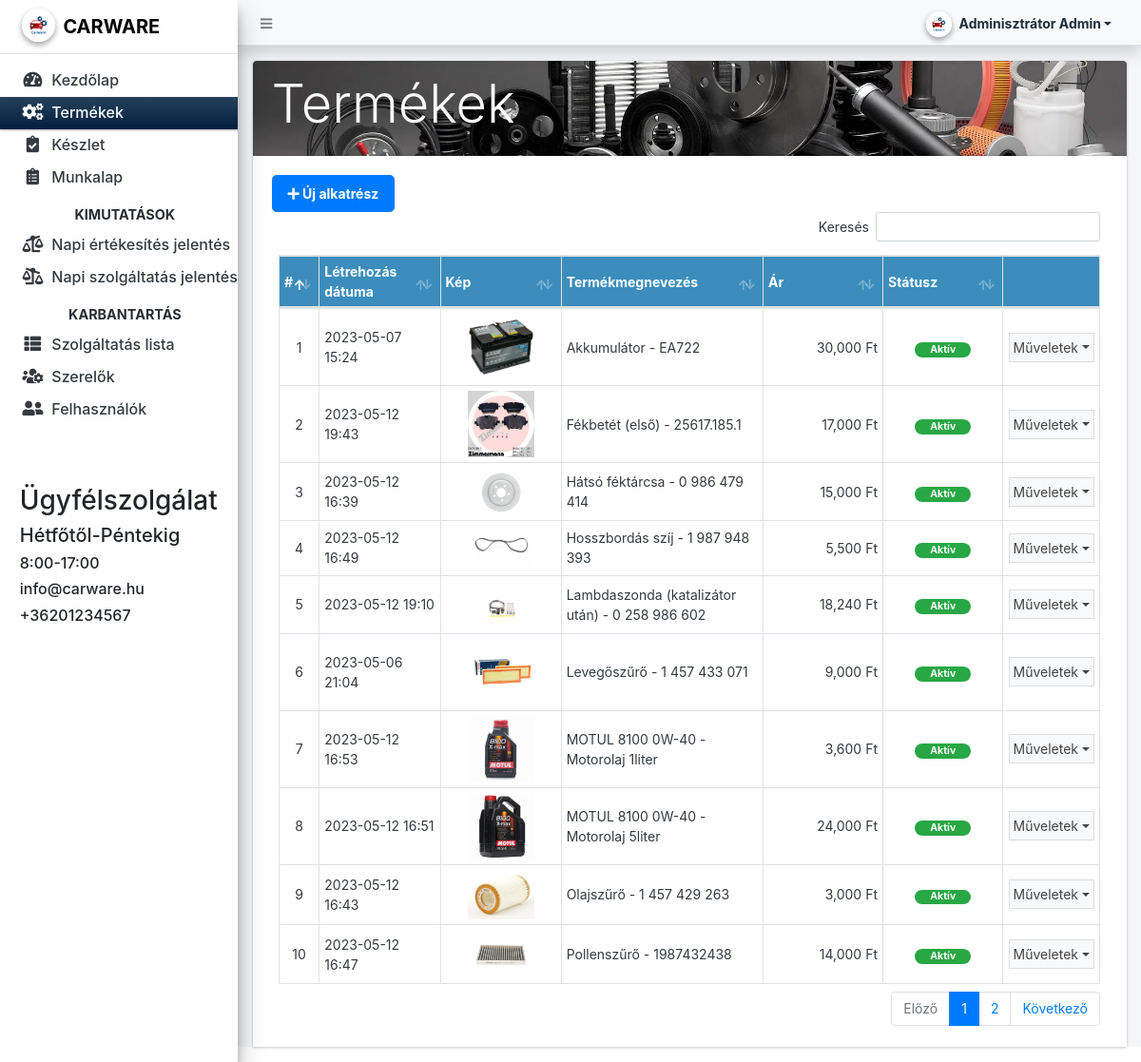
The page /admin/?page=products (signed in) on the database its author committed.
### tables this page shows
CREATE TABLE `product_list` (
  `id` int(30) NOT NULL,
  `name` text NOT NULL,
  `description` text NOT NULL,
  `price` int(30) DEFAULT NULL,
  `image_path` text NOT NULL,
  `status` tinyint(1) NOT NULL DEFAULT 1,
  `delete_flag` tinyint(1) NOT NULL DEFAULT 0,
  `date_created` datetime NOT NULL DEFAULT current_timestamp(),
  `date_updated` datetime NOT NULL DEFAULT current_timestamp() ON UPDATE current_timestamp()
);

### classes/DBConnection.php (called while the page is built, shortened)
<?php
class DBConnection{
    private $host = "localhost";
    private $username = "carware";
    private $password = "asd123";
    private $database = "carware";
    public $conn;
    public function __construct(){
        if (!isset($this->conn)) {
            $this->conn = new mysqli($this->host, $this->username, $this->password, $this->database);
        }
    }
}
?>

### classes/SystemSettings.php (called while the page is built, shortened)
<?php
class SystemSettings extends DBConnection{
	function userdata($field = ''){
		if(!empty($field)){
			if(isset($_SESSION['userdata'][$field]))
				return $_SESSION['userdata'][$field];
			else
				return null;
		}else{
			return false;
		}
	}
	function info($field=''){
		if(!empty($field)){
			if(isset($_SESSION['system_info'][$field]))
				return $_SESSION['system_info'][$field];
			else
				return false;
		}else{
			return false;
		}
	}
}
$_settings = new SystemSettings();
?>

### config.php (called while the page is built, shortened)
<?php
require_once('classes/DBConnection.php');
require_once('classes/SystemSettings.php');
function validate_image($file){
    global $_settings;
	if(!empty($file)){
        $ex = explode("?",$file);
        $file = $ex[0];
        $ts = isset($ex[1]) ? "?".$ex[1] : '';
		if(is_file(base_app.$file)){
			return base_url.$file.$ts;
		}else{
			return base_url.($_settings->info('logo'));
		}
	}else{
		return base_url.($_settings->info('logo'));
	}
}
function format_num($number = '' , $decimal = ''){
    if(is_numeric($number)){
        $ex = explode(".",$number);
        $decLen = isset($ex[1]) ? strlen($ex[1]) : 0;
        if(is_numeric($decimal)){
            return number_format($number,$decimal);
        }else{
            return number_format($number,$decLen);
        }
    }else{
        return "Invalid Input";
    }
}
?>

### admin/products/index.php (the view, shortened to what this page needs)
<div class="card rounded-0 card-navy">
	<div class="bg_image card-header">
		<h3 class="display-4 text-light">Termékek</h3>
	</div>
	<div class="card-body">
	<a href="javascript:void(0)" id="create_new" class="btn font-weight-bold btn-lg btn-primary"><span class="fas fa-plus"></span> Új alkatrész</a>
        <div class="container-fluid">
			<table class="table table-hover table-bordered" id="list">
				<colgroup>
					<col width="5%">
					<col width="15%">
					<col width="15%">
					<col width="25%">
					<col width="15%">
					<col width="15%">
					<col width="15%">
				</colgroup>
				<thead>
					<tr class="bg-lightblue">
						<th>#</th>
						<th>Létrehozás dátuma</th>
						<th>Kép</th>
						<th>Termékmegnevezés</th>
						<th>Ár</th>
						<th>Státusz</th>
						<th></th>
					</tr>
				</thead>
				<tbody>
					<?php
					$i = 1;
						$qry = $conn->query("SELECT * from `product_list` where delete_flag = 0 order by `name` asc ");
						while($row = $qry->fetch_assoc()):
					?>
						<tr>
							<td class="text-center"><?php echo $i++; ?></td>
							<td><?php echo date("Y-m-d H:i",strtotime($row['date_created'])) ?></td>
							<td class="text-center">
								<img class="img-thumbnai prod-img" src="<?= validate_image($row['image_path']) ?>" alt="">
							</td>
							<td><?php echo $row['name'] ?></td>
							<td class="text-right"><?php echo format_num($row['price']); echo " Ft"; ?></td>
							<td class="text-center">
                                <?php if($row['status'] == 1): ?>
                                    <span class="badge badge-success px-3 rounded-pill">Aktív</span>
                                <?php else: ?>
                                    <span class="badge badge-danger px-3 rounded-pill">Inaktív</span>
                                <?php endif; ?>
                            </td>
							<td align="center">
								 <button type="button" class="btn btn-flat p-1 btn-default btn-sm dropdown-toggle dropdown-icon" data-toggle="dropdown">
				                  		Műveletek
				                  </button>
							</td>
						</tr>
					<?php endwhile; ?>
				</tbody>
			</table>
		</div>
	</div>
</div>

### admin/index.php (shortened to what this page needs)
<?php require_once('../config.php'); ?>
 <!DOCTYPE html>
<html lang="en" class="" style="height: auto;">
<?php require_once('inc/header.php') ?>
  <body class="sidebar-mini layout-fixed control-sidebar-slide-open layout-navbar-fixed sidebar-mini-md sidebar-mini-xs text-sm" data-new-gr-c-s-check-loaded="14.991.0" data-gr-ext-installed="" style="height: auto;">
    <div class="wrapper">
     <?php require_once('inc/topBarNav.php') ?>
     <?php require_once('inc/navigation.php') ?>
     <?php $page = isset($_GET['page']) ? $_GET['page'] : 'home';  ?>
      <div class="content-wrapper  pt-3" style="min-height: 567.854px;">
        <section class="content  text-dark">
          <div class="container-fluid">
            <?php
              if(!file_exists($page.".php") && !is_dir($page)){
                  include '404.html';
              }else{
                if(is_dir($page))
                  include $page.'/index.php';
                else
                  include $page.'.php';
              }
            ?>
          </div>
        </section>
      </div>
  </body>
</html>

### admin/inc/header.php (shortened to what this page needs)
<head>
    <link rel="stylesheet" href="<?php echo base_url ?>plugins/fontawesome-free/css/all.min.css">
    <link rel="stylesheet" href="<?php echo base_url ?>plugins/tempusdominus-bootstrap-4/css/tempusdominus-bootstrap-4.min.css">
  <link rel="stylesheet" href="<?php echo base_url ?>plugins/datatables-bs4/css/dataTables.bootstrap4.min.css">
  <link rel="stylesheet" href="<?php echo base_url ?>plugins/datatables-responsive/css/responsive.bootstrap4.min.css">
  <link rel="stylesheet" href="<?php echo base_url ?>plugins/datatables-buttons/css/buttons.bootstrap4.min.css">
  <link rel="stylesheet" href="<?php echo base_url ?>plugins/select2/css/select2.min.css">
  <link rel="stylesheet" href="<?php echo base_url ?>plugins/select2-bootstrap4-theme/select2-bootstrap4.min.css">
    <link rel="stylesheet" href="<?php echo base_url ?>plugins/icheck-bootstrap/icheck-bootstrap.min.css">
    <link rel="stylesheet" href="<?php echo base_url ?>plugins/jqvmap/jqvmap.min.css">
    <link rel="stylesheet" href="<?php echo base_url ?>dist/css/adminlte.css">
    <link rel="stylesheet" href="<?php echo base_url ?>dist/css/custom.css">
    <link rel="stylesheet" href="<?php echo base_url ?>plugins/overlayScrollbars/css/OverlayScrollbars.min.css">
    <link rel="stylesheet" href="<?php echo base_url ?>plugins/daterangepicker/daterangepicker.css">
    <link rel="stylesheet" href="<?php echo base_url ?>plugins/summernote/summernote-bs4.min.css">
  <link rel="stylesheet" href="<?php echo base_url ?>plugins/sweetalert2-theme-bootstrap-4/bootstrap-4.min.css">
  </head>

### admin/inc/topBarNav.php (shortened to what this page needs)
<nav class="main-header navbar navbar-expand navbar-light shadow text-sm">
  <ul class="navbar-nav">
    <li class="nav-item">
    <a class="nav-link" data-widget="pushmenu" href="#" role="button"><i class="fas fa-bars"></i></a>
    </li>
  </ul>
  <ul class="navbar-nav ml-auto">
    <li class="nav-item">
      <div class="btn-group nav-link">
            <button type="button" class="btn btn-rounded badge badge-light dropdown-toggle dropdown-icon" data-toggle="dropdown">
              <span><img src="<?php echo validate_image($_settings->userdata('avatar')) ?>" class="img-circle elevation-2 user-img" alt="User Image"></span>
              <span class="ml-3"><?php echo ucwords($_settings->userdata('lastname').' '.$_settings->userdata('firstname')) ?></span>
            </button>
        </div>
    </li>
  </ul>
</nav>

### admin/inc/navigation.php (shortened to what this page needs)
<aside class="main-sidebar sidebar-light-primary elevation-4 sidebar-no-expand">
  <a href="<?php echo base_url ?>" class="brand-link bg-gradient-white text-lg">
  <img src="<?php echo validate_image($_settings->info('logo'))?>" alt="Logó" class="brand-image img-circle elevation-2" style="width: 2.2rem;height: 2.2rem;max-height: unset">
  <span class="brand-text font-weight-bold"><?php echo $_settings->info('short_name') ?></span>
  </a>
  <div class="sidebar os-host os-theme-light os-host-overflow os-host-overflow-y os-host-resize-disabled os-host-transition os-host-scrollbar-horizontal-hidden">
    <div class="os-content-glue" style="margin: 0px -8px; width: 249px; height: 646px;"></div>
    <div class="os-padding">
      <div class="os-viewport os-viewport-native-scrollbars-invisible" style="overflow-y: scroll;">
        <div class="os-content" style="padding: 0px 8px; height: 100%; width: 100%;">
          <nav class="mt-4">
             <ul class="nav nav-pills nav-sidebar flex-column text-sm nav-compact nav-flat nav-child-indent nav-collapse-hide-child" data-widget="treeview" role="menu" data-accordion="false">
             <?php if($_settings->userdata('type') == 1 or $_settings->userdata('type') == 2): ?>
             <li class="nav-item dropdown">
                <a href="./" class="nav-link nav-home">
                  <i class="nav-icon fas fa-tachometer-alt"></i>
                  <p class="h6">
                    Kezdőlap
                  </p>
                  <?php endif; ?>
                  <?php if($_settings->userdata('type') == 1 or $_settings->userdata('type') == 2): ?>
                </a>
              </li>
              <li class="nav-item dropdown">
                <a href="<?php echo base_url ?>admin/?page=products" class="nav-link nav-products">
                  <i class="nav-icon fas fa-cogs"></i>
                  <p class="h6">
                    Termékek
                  </p>
                </a>
              </li>
              <li class="nav-item dropdown">
                <a href="<?php echo base_url ?>admin/?page=inventory" class="nav-link nav-inventory">
                  <i class="nav-icon fas fa-clipboard-check"></i>
                  <p class="h6">
                    Készlet
                  </p>
                </a>
              </li>
              <?php endif; ?>
              <li class="nav-item dropdown">
                <a href="<?php echo base_url ?>admin/?page=worksheets" class="nav-link nav-worksheets">
                  <i class="nav-icon fas fa-clipboard-list"></i>
                  <?php if($_settings->userdata('type') == 1 or $_settings->userdata('type') == 2): ?>
                  <p class="h6">
                    Munkalap
                  </p>
                  <?php endif; ?>
                </a>
              </li>
              <?php if($_settings->userdata('type') == 1): ?>
              <li class="nav-header text-uppercase font-weight-bold text-center">Kimutatások</li>
              <li class="nav-item dropdown">
                <a href="<?php echo base_url ?>admin/?page=reports/daily_sales_report" class="nav-link nav-reports_daily_sales_report">
                  <i class="nav-icon fas fa-balance-scale-left"></i>
                  <p class="h6">
                    Napi értékesítés jelentés
                  </p>
                </a>
              </li>
              <li class="nav-item dropdown">
                <a href="<?php echo base_url ?>admin/?page=reports/daily_service_report" class="nav-link nav-reports_daily_service_report">
                  <i class="nav-icon fas fa-balance-scale-right"></i>
                  <p class="h6">
                    Napi szolgáltatás jelentés
                  </p>
                </a>
              </li>
              <li class="nav-header text-uppercase font-weight-bold text-center">Karbantartás</li>
              <li class="nav-item dropdown">
                <a href="<?php echo base_url ?>admin/?page=services" class="nav-link nav-services">
                  <i class="nav-icon fas fa-th-list"></i>
                  <p class="h6">
                    Szolgáltatás lista
                  </p>
                </a>
              </li>
              <li class="nav-item dropdown">
                <a href="<?php echo base_url ?>admin/?page=mechanics" class="nav-link nav-mechanics">
                  <i class="nav-icon fas fa-users-cog"></i>
                  <p class="h6">
                    Szerelők
                  </p>
                </a>
              </li>
              <li class="nav-item dropdown">
                <a href="<?php echo base_url ?>admin/?page=user/list" class="nav-link">
                  <i class="nav-icon fas fa-user-friends"></i>
                  <p class="h6">
                    Felhasználók
                  </p>
                </a>
              </li>
              <?php endif; ?>
            </ul>
          </nav>
          <div class="nav-link">
           <p class="h3 mt-5 pt-2">Ügyfélszolgálat <br> </p> <p class="h5">Hétfőtől-Péntekig<br></p> <p class="h6">8:00-17:00<br></p><p class="h6">info@carware.hu <br></p> <p class="h6">+36201234567 <br></p>
          </div>
        </div>
      </div>
    </div>
  </div>
</aside>

### admin/inc/topBarNav.php (style rules this page uses)
.user-img { position: absolute; height: 27px; width: 27px; object-fit: cover; left: -7%; top: -12%; }
.btn-rounded { border-radius: 50px; }

### admin/products/index.php (style rules this page uses)
.prod-img { width: 5em; max-height: 8em; object-fit:scale-down; object-position:center center; }
.bg_image { background: url(../uploads/cover_product.jpg); background-size: cover; }

### rows shown on the page
product_list: date_created "2023-05-07 15:24", image_path (picture), name "Akkumulátor - EA722", price "30,000", status "Aktív"
product_list: date_created "2023-05-12 19:43", image_path (picture), name "Fékbetét (első) - 25617.185.1", price "17,000", status "Aktív"
product_list: date_created "2023-05-12 16:39", image_path (picture), name "Hátsó féktárcsa - 0 986 479 414", price "15,000", status "Aktív"
product_list: date_created "2023-05-12 16:49", image_path (picture), name "Hosszbordás szíj - 1 987 948 393", price "5,500", status "Aktív"
product_list: date_created "2023-05-12 19:10", image_path (picture), name "Lambdaszonda (katalizátor után) - 0 258 986 602", price "18,240", status "Aktív"
product_list: date_created "2023-05-06 21:04", image_path (picture), name "Levegőszűrő - 1 457 433 071", price "9,000", status "Aktív"
product_list: date_created "2023-05-12 16:53", image_path (picture), name "MOTUL 8100 0W-40 - Motorolaj 1liter", price "3,600", status "Aktív"
product_list: date_created "2023-05-12 16:51", image_path (picture), name "MOTUL 8100 0W-40 - Motorolaj 5liter", price "24,000", status "Aktív"
product_list: date_created "2023-05-12 16:43", image_path (picture), name "Olajszűrő - 1 457 429 263", price "3,000", status "Aktív"
product_list: date_created "2023-05-12 16:47", image_path (picture), name "Pollenszűrő - 1987432438", price "14,000", status "Aktív"

### other values the page prints
$_settings->userdata('lastname').' '.$_settings->userdata('firstname') "Adminisztrátor Admin"
$_settings->info('short_name') "CARWARE"
